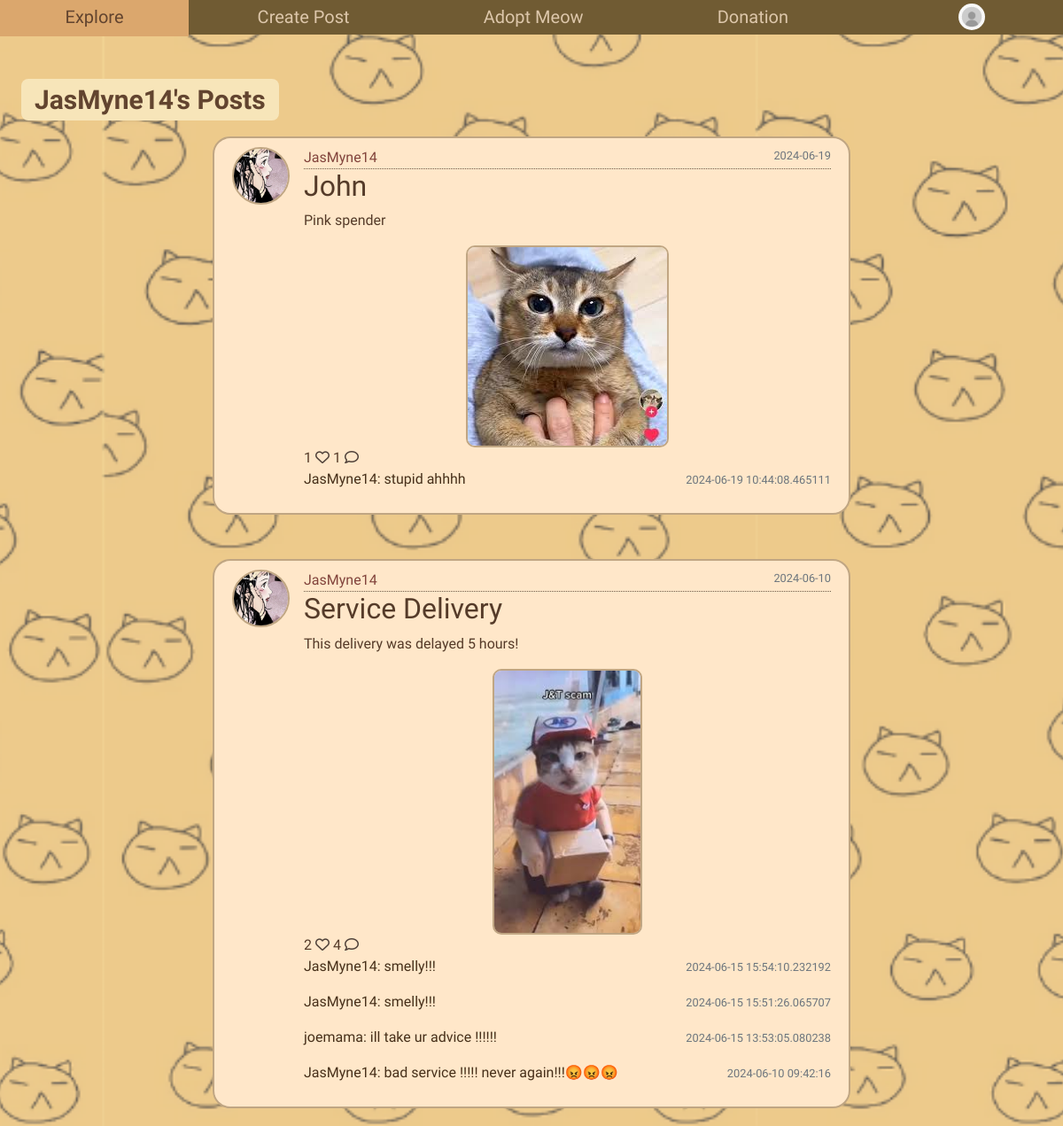
Page /otheruser_post/JasMyne14 on the earlier database version.
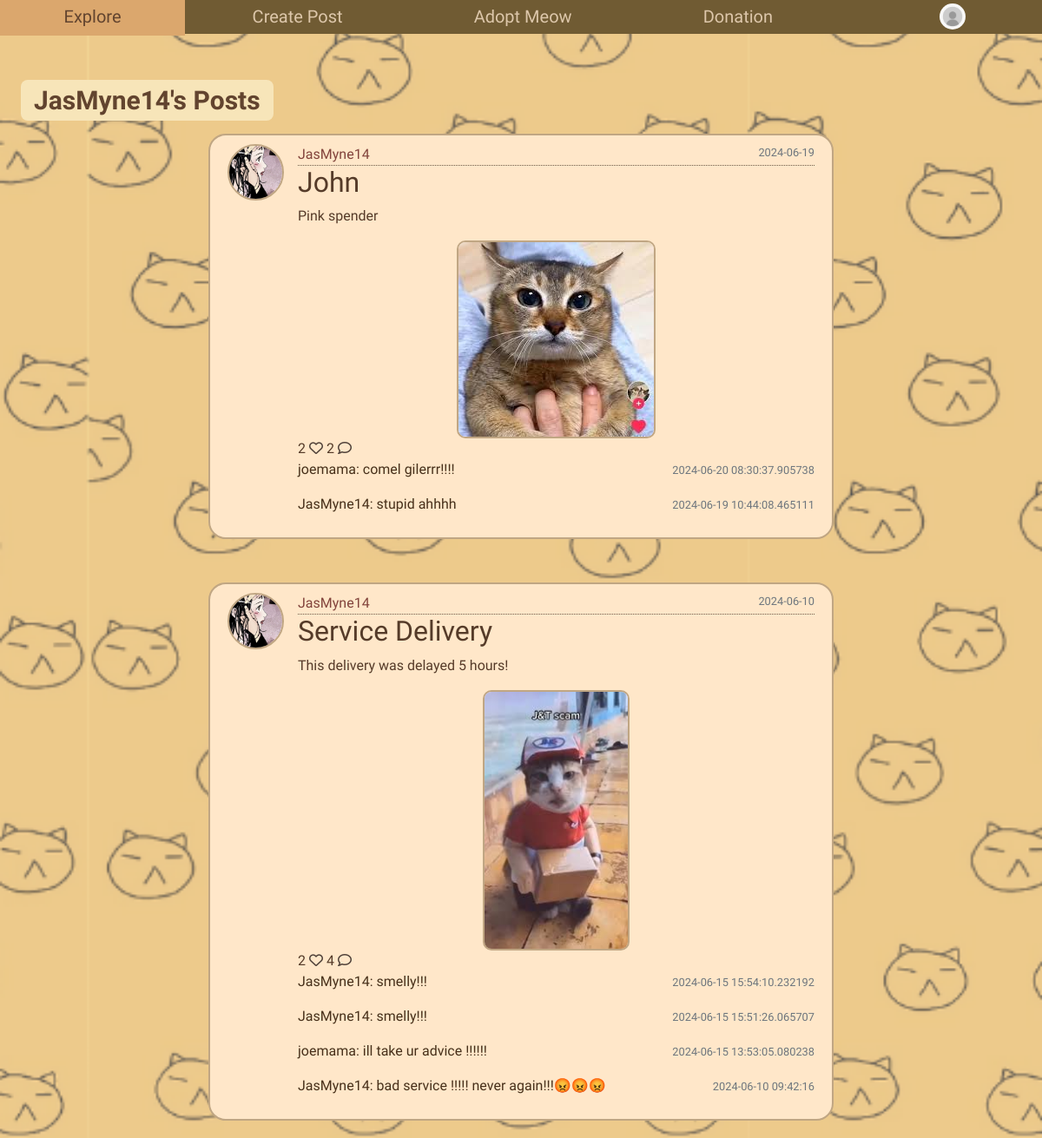
Same page on the later database version.
### home/models.py (models this page shows, shortened)
class User(db.Model, UserMixin):
    id = db.Column(db.Integer, primary_key=True)
    fullname = db.Column(db.String(120), unique=True, nullable=False)
    email = db.Column(db.String(20), unique=True, nullable=False)
    username = db.Column(db.String(120), unique=True, nullable=False)
    password1 = db.Column(db.String(255), nullable=False)
    password2 = db.Column(db.String(255), nullable=False)
    state = db.Column(db.String(120), nullable=False)
    phonenumber = db.Column(db.String(20), unique=True, nullable=False)
    profile_pic = db.Column(db.String(255), nullable=True)
    unread_notification_count = db.Column(db.Integer, default=0)
    posts = db.relationship('Post', backref='author', lazy=True)
    comments = db.relationship('Comment', backref='author', lazy=True)
    likes = db.relationship('Like', backref='author', lazy=True)
    cats = db.relationship('Cat', backref='owner', lazy=True)
    adoption_notification = db.relationship('AdoptionNotification', backref='cat', lazy=True)

class Post(db.Model):
    id = db.Column(db.Integer, primary_key = True)
    title = db.Column(db.String(255), nullable =False)
    content = db.Column(db.Text, nullable=False)
    date = db.Column(db.DateTime(timezone=True), nullable=False, default=datetime.utcnow)
    user_id = db.Column(db.Integer, db.ForeignKey('user.id'), nullable=False)
    file = db.Column(db.String(255), nullable=True)
    comments = db.relationship('Comment', backref='post', lazy=True, cascade="all, delete-orphan")
    likes = db.relationship('Like', backref='post', lazy=True, cascade="all, delete-orphan")

class Comment(db.Model):
    id = db.Column(db.Integer, primary_key = True)
    text = db.Column(db.String(200), nullable=False)
    date = db.Column(db.DateTime(timezone=True), nullable=False, default=datetime.utcnow)
    user_id = db.Column(db.Integer, db.ForeignKey('user.id', ondelete='CASCADE'), nullable=False)
    post_id = db.Column(db.Integer, db.ForeignKey('post.id'), nullable=False)

### home/views.py (the view)
@views.route('/otheruser_post/<username>')
def otheruser_post(username):
    profile_pic= url_for('static', filename='default.jpg')
    if current_user.is_authenticated and current_user.profile_pic is not None:
        profile_pic = url_for('static', filename='profile_pics/' + current_user.profile_pic)
    user = User.query.filter_by(username=username).first_or_404()
    form = CommentForm()
    posts = Post.query.filter_by(author=user).order_by(desc(Post.date)).all()
    comments = Comment.query.all()
    return render_template('otheruser_post.html', posts=posts, form=form, comments=comments, profile_pic=profile_pic, user=user)

### home/templates/otheruser_post.html (shortened to what this page needs)
<!DOCTYPE html>
<html>
<head>
  <link rel="stylesheet" href="https://maxcdn.bootstrapcdn.com/bootstrap/4.0.0/css/bootstrap.min.css">
  <link rel='stylesheet' type='text/css' media='screen' href="{{url_for('static',filename='main.css')}}">
  <div class="navigation">
    <div class="topnav">
      <a href="/mainpage">Explore</a>
      <a href="/createpost">Create Post</a>
      <a href="/adoptmeow">Adopt Meow</a>
      <a href="/donation">Donation</a>
    </div>
    <div class="dropdown">
      <button class="dropbtn">
        <img src="{{ profile_pic }}" class="profilepic">
      </button>
    </div>
  </div>
</head>
<body class="post-page">
    <br />
    <div class="mypost-content">
        <p class="profileheader">{{ user.username }}'s Posts</p>
    </div>
    <div class="post-content">
        {% for post in posts %}
        <article class="media content-section">
            {% if post.author.profile_pic %}
            <img class="rounded-circle article-img" src="{{ url_for('static', filename='profile_pics/' + post.author.profile_pic) }}">
            {% else %}
            <img class="rounded-circle article-img" src="{{ url_for('static', filename='default.jpg') }}">
            {% endif %}
            <div class="media-body">
                <div class="article-metadata">
                    <a class="mr-2" href="#">{{ post.author.username }}</a>
                    <small class="text-muted">{{ post.date.strftime('%Y-%m-%d') }}</small>
                </div>
                <h2><a class="article-title" href="{{ url_for('views.post', post_id=post.id) }}">{{ post.title }}</a></h2>
                <p class="article-content">{{ post.content }}</p>
                <div class="post-image">
                    {% if post.file %}
                    <img src="{{ post.file }}" alt="uploaded image">
                    {% endif %}
                </div>
                <div class="icons-btn">
                    {{ post.likes|length }}
                    {% if current_user in post.likes|map(attribute="author")|list %}
                    <a id="likeButton" href="/like-post/{{post.id}}"><i class="fa-sharp fa-solid fa-paw" style="color: #e0709b;"></i></a>
                    {% else %}
                    <a href="/like-post/{{post.id}}"><i class="fa-regular fa-heart" style="color: #4f4139;"></i></a>
                    {% endif %}
                    <span>
                    {{ post.comments|length }}
                    <a href="/{{ post.id }}"><i class="far fa-comment" style="color: #4f4139;"></i></a>
                </div>
                <div class="text-body">
                    <div id="comments-{{ post.id }}">
                        <div id="comments-expanded-{{ post.id }}">
                            {% for comment in post.comments[-5:]|reverse %}
                            <div class="d-flex justify-content-between align-item-center">
                                <div>
                                    <p>{{ comment.author.username }}: {{ comment.text }}</p>
                                </div>
                                <div>
                                    <small class="text-muted">{{ comment.date }}</small>
                                </div>
                            </div>
                            {% endfor %}
                        </div>
                    </div>
                </div>
            </div>
        </article>
        {% endfor %}
    </div>
</body>
</html>

### home/static/main.css (style rules this page uses)
body { margin: 0; padding: 0; overflow-x: hidden; background-color: #ffdc9c; margin-top: 9%; font-family: 'Short Stack'; }
.navigation { display: flex; justify-content: space-between; align-items: center; padding: 0px; position: fixed; top: 0px; width: 100%; background-color: #705b33; z-index: 1; width: 100%; }
.topnav { background-color: #705b33; flex-grow: 1; color: #f9e4c5; }
.topnav a { text-align: center; padding: 10px 7.4%; text-decoration: none; font-size: 20px; color:#ddc7ab; }
.topnav::after { content: ""; display: table; clear: both; }
.dropdown { position: relative; background-color: #705b33; }
.dropbtn { display: flex; align-items: center; background-color: #705b33; color: rgb(255, 209, 216); padding: 2.1% 80px; font-size: 20px; border: none; cursor: pointer; text-decoration: none; }
.profileheader { color: #62442f; font-size: 30px; padding: 1px 15px; position: absolute; z-index: 0; top: 7%; left: 2%; font-weight: bold; background-color: #f7e5b9; border-radius: 8px; }
.content-section { background: #ffe7c9; padding: 10px 20px; border: 2px solid #c0a683; border-radius: 20px; margin-top: 50px; margin-bottom: 20px; margin-left: 20%; margin-right: 20%; }
.article-title { color: #553b29; }
.article-content { white-space: pre-line; }
.article-img { height: 65px; width: 65px; margin-right: 16px; }
.article-metadata a { color:#82443c; padding-bottom: 1px; margin-bottom: 4px; }
.article-metadata { border-bottom: 1px dotted #6c5a47 }
.rounded-circle { border: #c0a683 solid 2px; }
.post-image img { border: #c0a683 solid 2px; border-radius: 10px; }
.post-image { display:flex; align-items: center; justify-content: center; }
.article-metadata small { float:right; color:#47301a; }
.text-body, .card-body a { color:#47301a; }
.post-page { background-image: url('photos/catbg6.png'); background-size: cover; background-position: center; background-attachment: fixed; margin: 0; padding-top: 80px; color: #553b29; }
.post-image img { max-width: 500px; max-height: 300px; }
.profilepic { width: 30px; height: 30px; border-radius: 50%; margin-right: 8px; margin-left: 8px; }

Differences in the rows shown:
computed for Post "John": likes|length "1" → "2"; comments|length "1" → "2"
added Comment: author.username "joemama", text "comel gilerrr!!!!", date "2024-06-20 08:30:37.905738", shown under Post "John"
